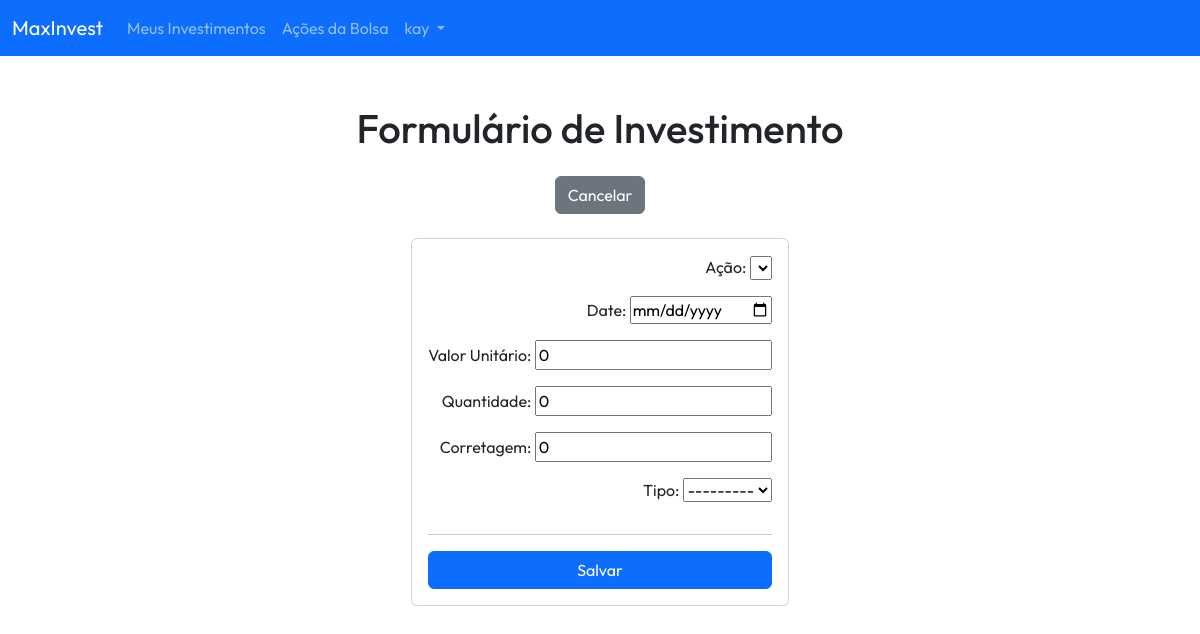
The app's page /invest-create/ (signed in), older data.
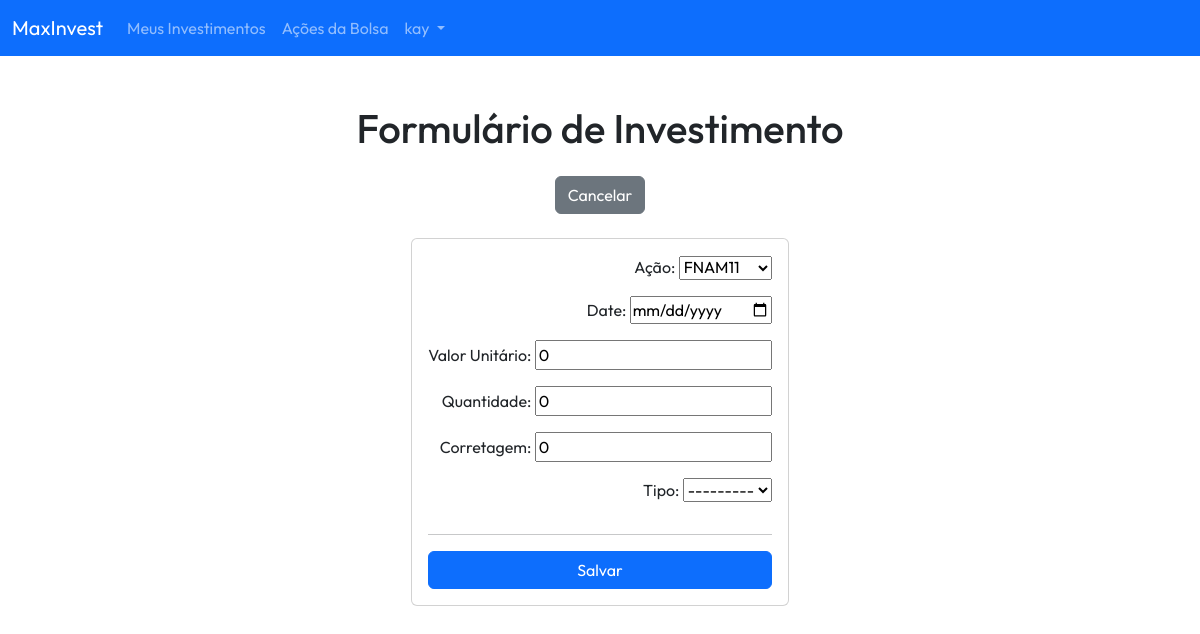
The same page, newer data.
### base/models.py (models this page shows)
class Stock(models.Model):
    stock = models.CharField(max_length=10, db_column='stock')
    name = models.CharField(max_length=200, db_column='name')
    market_cap = models.CharField(max_length=20, db_column='market_cap', null=True)
    def __str__(self):
       return self.stock

### base/views.py (the view, shortened to what this page needs)
# urls.py: path('invest-create/', InvestCreate.as_view(), name='invest-create'),
class InvestCreate(LoginRequiredMixin, CreateView):
    model = Investment
    form_class = InvestForm
    success_url = reverse_lazy('investments')
    template_name = 'base/investment_form.html'

### base/views.py (shortened to what this page needs)
class InvestForm(forms.ModelForm):
    class Meta:
        model = Investment
        fields = ['stock', 'date', 'value', 'amount', 'brokerage', 'type']
    stock = forms.ModelChoiceField(queryset=Stock.objects.all())
    date = forms.DateField(widget=widgets.DateInput(attrs={'type': 'date'}), initial=timezone.now)
    def __init__(self, *args, **kwargs):
        super().__init__(*args, **kwargs)
        self.fields['stock'].queryset = Stock.objects
        self.fields['stock'].label = 'Ação'
        self.fields['stock'].empty_label = None

### base/templates/base/investment_form.html (shortened to what this page needs)
{% extends "style.html" %}
{% block page_content %}
<nav class="navbar navbar-expand-lg navbar-dark bg-primary">
    <div class="container-fluid">
    <a class="navbar-brand" href="{% url 'investments' %}">MaxInvest</a>
    <div class="collapse navbar-collapse">
        <ul class="navbar-nav">
            {% if request.user.is_authenticated %}
                <li class="nav-item">
                    <a class="nav-link" href="{% url 'investments' %}">Meus Investimentos</a>
                </li>
                <li class="nav-item">
                    <a class="nav-link" href="{% url 'stocks_list' %}">Ações da Bolsa</a>
                </li>
                <li class="nav-item dropdown">
                    <a class="nav-link dropdown-toggle" href="#" role="button" data-bs-toggle="dropdown" aria-expanded="false">
                        {{request.user}}
                    </a>
                </li>
            {% else %}
                <li class="nav-item">
                    <a class="nav-link" href="{% url 'login' %}">Entrar</a>
                </li>
            {% endif %}
        </ul>
    </div>
    </div>
</nav>
<h1 class="text-center mt-5">Formulário de Investimento</h1>
<div class="d-flex justify-content-center m-4">
    <a href="{% url 'investments' %}">
        <button class="btn btn-secondary">Cancelar</button>
    </a>
</div>
<div class="d-flex justify-content-center pt-0 p-5">
    <div class="card text-center">
        <div class="card-body">
            <form method="POST" class="text-end" style="display: grid;">
                {{form.as_p}}
                <hr/>
                <input type="submit" value="Salvar" class="btn btn-primary">
            </form>
        </div>
    </div>
</div>
{% endblock %}

### max_invest/templates/style.html (shortened to what this page needs)
{% load static %}
<!DOCTYPE html>
<html lang="pt-br">
<head>
    <link href="https://cdn.jsdelivr.net/npm/bootstrap@5.2.3/dist/css/bootstrap.min.css" rel="stylesheet">
</head>
<body>
    {% block page_content %}{% endblock %}
</body>
</html>

### max_invest/templates/style.html (style rules this page uses)
body { font-family: 'Outfit', sans-serif; }

Row changes from the older to the newer data that the page shows:
added Stock: stock "FNAM11"
